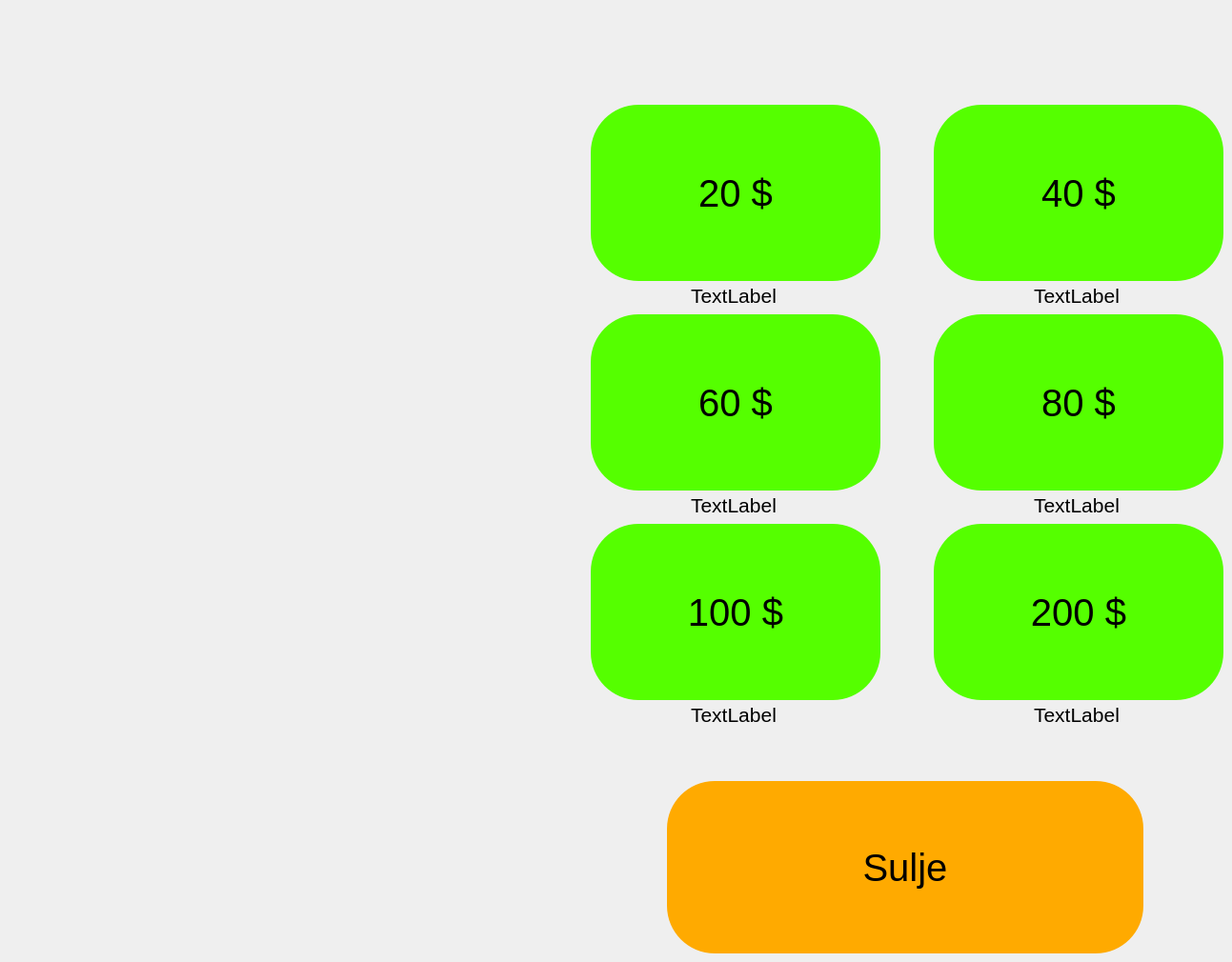
      <widget class="QWidget" name="page_9">
       <widget class="QPushButton" name="pushButtonBack_9">
        <property name="geometry">
         <rect>
          <x>700</x>
          <y>820</y>
          <width>500</width>
          <height>181</height>
         </rect>
        </property>
        <property name="font">
         <font>
          <pointsize>30</pointsize>
         </font>
        </property>
        <property name="styleSheet">
         <string notr="true">background-color: rgb(255, 170, 0);
border-radius:50px;</string>
        </property>
        <property name="text">
         <string>Sulje</string>
        </property>
       </widget>
       <widget class="QPushButton" name="pushButtonUSD_20">
        <property name="geometry">
         <rect>
          <x>620</x>
          <y>110</y>
          <width>304</width>
          <height>185</height>
         </rect>
        </property>
        <property name="minimumSize">
         <size>
          <width>300</width>
          <height>181</height>
         </size>
        </property>
        <property name="font">
         <font>
          <pointsize>30</pointsize>
         </font>
        </property>
        <property name="styleSheet">
         <string notr="true">background-color:rgb(85, 255, 0);
border-radius: 50px;
min-height: 181px;
min-width: 300px;</string>
        </property>
        <property name="text">
         <string>20 $</string>
        </property>
       </widget>
       <widget class="QPushButton" name="pushButtonUSD_40">
        <property name="geometry">
         <rect>
          <x>980</x>
          <y>110</y>
          <width>304</width>
          <height>185</height>
         </rect>
        </property>
        <property name="font">
         <font>
          <pointsize>30</pointsize>
         </font>
        </property>
        <property name="styleSheet">
         <string notr="true">background-color:rgb(85, 255, 0);
border-radius: 50px;
min-height: 181px;
min-width: 300px;</string>
        </property>
        <property name="text">
         <string>40 $</string>
        </property>
       </widget>
       <widget class="QPushButton" name="pushButtonUSD_60">
        <property name="geometry">
         <rect>
          <x>620</x>
          <y>330</y>
          <width>304</width>
          <height>185</height>
         </rect>
        </property>
        <property name="font">
         <font>
          <pointsize>30</pointsize>
         </font>
        </property>
        <property name="styleSheet">
         <string notr="true">background-color:rgb(85, 255, 0);
border-radius: 50px;
min-height: 181px;
min-width: 300px;</string>
        </property>
        <property name="text">
         <string>60 $</string>
        </property>
       </widget>
       <widget class="QPushButton" name="pushButtonUSD_100">
        <property name="geometry">
         <rect>
          <x>620</x>
          <y>550</y>
          <width>304</width>
          <height>185</height>
         </rect>
        </property>
        <property name="font">
         <font>
          <pointsize>30</pointsize>
         </font>
        </property>
        <property name="styleSheet">
         <string notr="true">background-color:rgb(85, 255, 0);
border-radius: 50px;
min-height: 181px;
min-width: 300px;</string>
        </property>
        <property name="text">
         <string>100 $</string>
        </property>
       </widget>
       <widget class="QPushButton" name="pushButtonUSD_200">
        <property name="geometry">
         <rect>
          <x>980</x>
          <y>550</y>
          <width>304</width>
          <height>185</height>
         </rect>
        </property>
        <property name="font">
         <font>
          <pointsize>30</pointsize>
         </font>
        </property>
        <property name="styleSheet">
         <string notr="true">background-color:rgb(85, 255, 0);
border-radius: 50px;
min-height: 181px;
min-width: 300px;</string>
        </property>
        <property name="text">
         <string>200 $</string>
        </property>
       </widget>
       <widget class="QPushButton" name="pushButtonUSD_80">
        <property name="geometry">
         <rect>
          <x>980</x>
          <y>330</y>
          <width>304</width>
          <height>185</height>
         </rect>
        </property>
        <property name="font">
         <font>
          <pointsize>30</pointsize>
         </font>
        </property>
        <property name="styleSheet">
         <string notr="true">background-color:rgb(85, 255, 0);
border-radius: 50px;
min-height: 181px;
min-width: 300px;</string>
        </property>
        <property name="text">
         <string>80 $</string>
        </property>
       </widget>
       <widget class="QLabel" name="label_20_USD">
        <property name="geometry">
         <rect>
          <x>620</x>
          <y>300</y>
          <width>300</width>
          <height>21</height>
         </rect>
        </property>
        <property name="font">
         <font>
          <pointsize>16</pointsize>
         </font>
        </property>
        <property name="text">
         <string>TextLabel</string>
        </property>
        <property name="alignment">
         <set>Qt::AlignCenter</set>
        </property>
       </widget>
       <widget class="QLabel" name="label_40_USD">
        <property name="geometry">
         <rect>
          <x>980</x>
          <y>300</y>
          <width>300</width>
          <height>21</height>
         </rect>
        </property>
        <property name="font">
         <font>
          <pointsize>16</pointsize>
         </font>
        </property>
        <property name="text">
         <string>TextLabel</string>
        </property>
        <property name="alignment">
         <set>Qt::AlignCenter</set>
        </property>
       </widget>
       <widget class="QLabel" name="label_60_USD">
        <property name="geometry">
         <rect>
          <x>620</x>
          <y>520</y>
          <width>300</width>
          <height>21</height>
         </rect>
        </property>
        <property name="font">
         <font>
          <pointsize>16</pointsize>
         </font>
        </property>
        <property name="text">
         <string>TextLabel</string>
        </property>
        <property name="alignment">
         <set>Qt::AlignCenter</set>
        </property>
       </widget>
       <widget class="QLabel" name="label_80_USD">
        <property name="geometry">
         <rect>
          <x>980</x>
          <y>520</y>
          <width>300</width>
          <height>21</height>
         </rect>
        </property>
        <property name="font">
         <font>
          <family>MS Shell Dlg 2</family>
          <pointsize>16</pointsize>
         </font>
        </property>
        <property name="text">
         <string>TextLabel</string>
        </property>
        <property name="alignment">
         <set>Qt::AlignCenter</set>
        </property>
       </widget>
       <widget class="QLabel" name="label_100_USD">
        <property name="geometry">
         <rect>
          <x>620</x>
          <y>740</y>
          <width>300</width>
          <height>21</height>
         </rect>
        </property>
        <property name="font">
         <font>
          <pointsize>16</pointsize>
         </font>
        </property>
        <property name="text">
         <string>TextLabel</string>
        </property>
        <property name="alignment">
         <set>Qt::AlignCenter</set>
        </property>
       </widget>
       <widget class="QLabel" name="label_200_USD">
        <property name="geometry">
         <rect>
          <x>980</x>
          <y>740</y>
          <width>300</width>
          <height>21</height>
         </rect>
        </property>
        <property name="font">
         <font>
          <pointsize>16</pointsize>
         </font>
        </property>
        <property name="text">
         <string>TextLabel</string>
        </property>
        <property name="alignment">
         <set>Qt::AlignCenter</set>
        </property>
       </widget>
      </widget>
